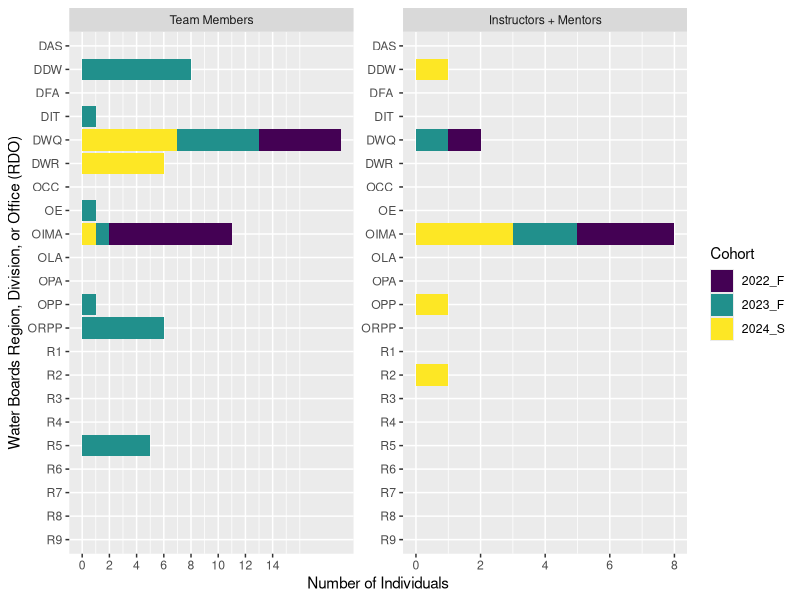
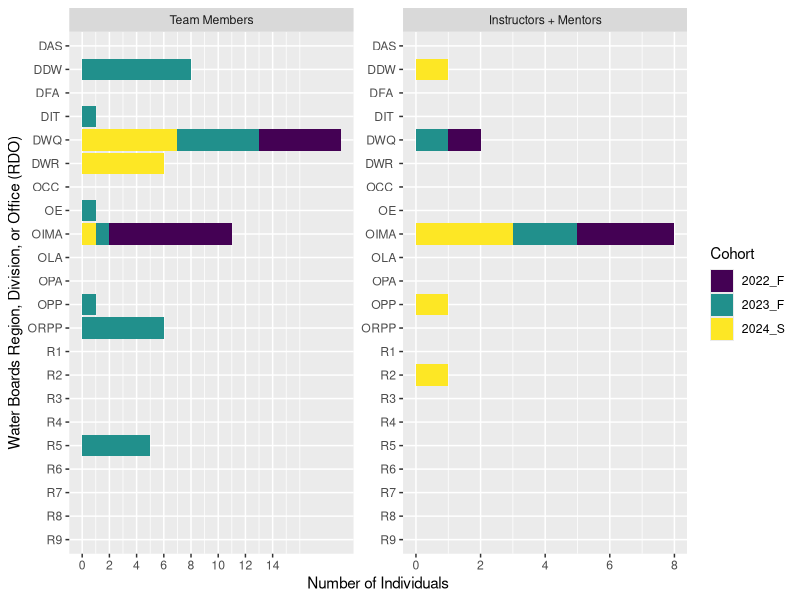

The R source for these figures, in order:
#install.packages("here")
#install.packages("readr")
#install.packages("tidyr")
#install.packages("ggplot2")
#install.packages("viridis")

library(here)
library(readr)
library(tidyr)
library(ggplot2)
library(viridis)

# Update RDO Data in "cohorts/annual-rdo.csv" 
# Import the RDO data
rdo = read.csv(here("cohorts/annual-rdo.csv"))

# Convert from wide to long format
rdo_long <- gather(rdo, Cohort, Count, 'X2022_F':'X2024_SIM')

# Convert RDO to a factor
rdo_long$RDO <- factor(rdo_long$RDO, levels=rev(unique(rdo_long$RDO)))

# Remove the first character ("X") in front of Cohort years
rdo_long$Cohort <- gsub("^.{0,1}", "", rdo_long$Cohort)

# Add a column to specify the type of individuals represented
rdo_long$IndividualType <- ""

# If Cohort ends in "IM", make IndividualType = "Instructors + Mentors", else  "Team Members"
rdo_long$IndividualType <- ifelse(grepl("IM", rdo_long$Cohort), "Instructors + Mentors", "Team Members")

# Remove "IM" from Cohort years
rdo_long$Cohort <- gsub("\\IM$","", rdo_long$Cohort)

# Create the plot
ggplot(rdo_long, aes(fill=Cohort, x=Count, y=RDO)) + 
  geom_bar(position="stack", stat="identity") +
  xlab("Number of Individuals") + 
  ylab("Water Boards Region, Division, or Office (RDO)") +
  scale_fill_viridis(discrete = TRUE, option = "viridis") +
  facet_wrap(~factor(IndividualType, c("Team Members", "Instructors + Mentors")), 
             scales = "free") +
  scale_x_continuous(breaks =c(0,2,4,6,8,10,12,14))

# Save the plot
ggsave(path = "cohorts/images", filename = "annual-rdo.png",
       dpi = 600, width = 7.08, height = 5, units = "in")
